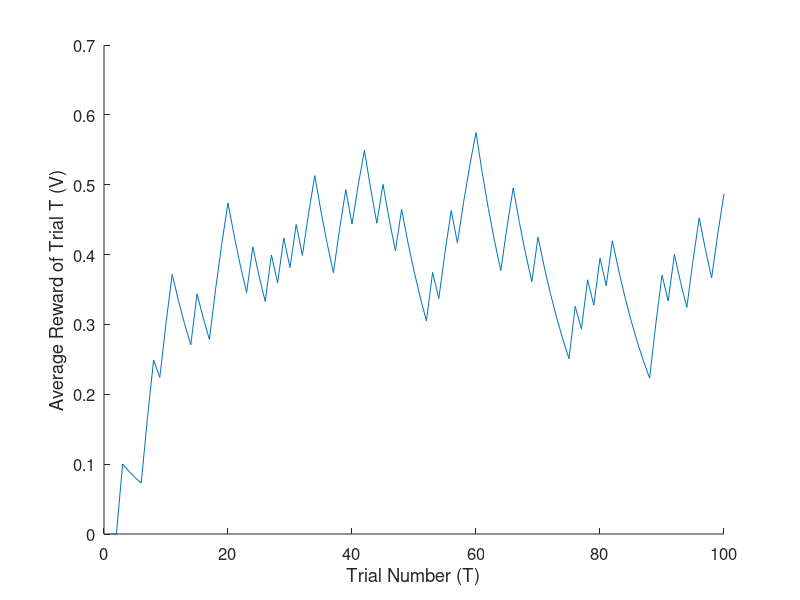
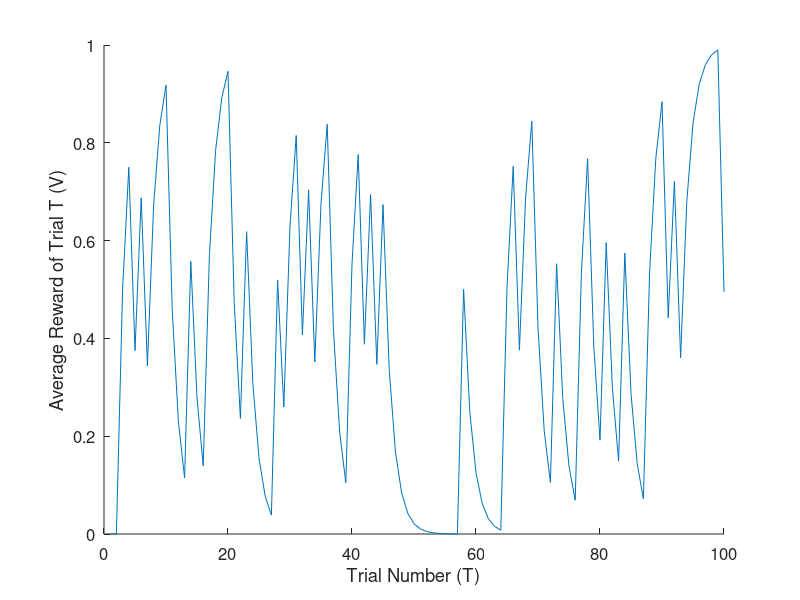
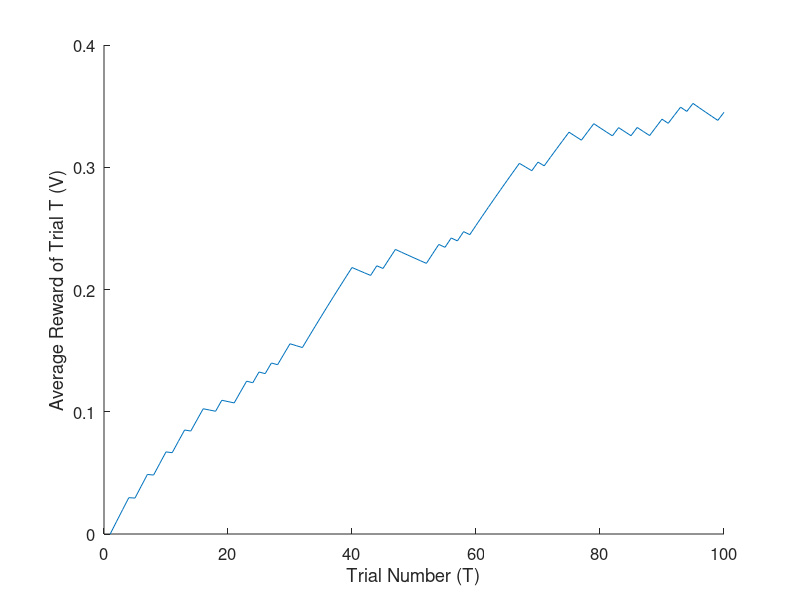
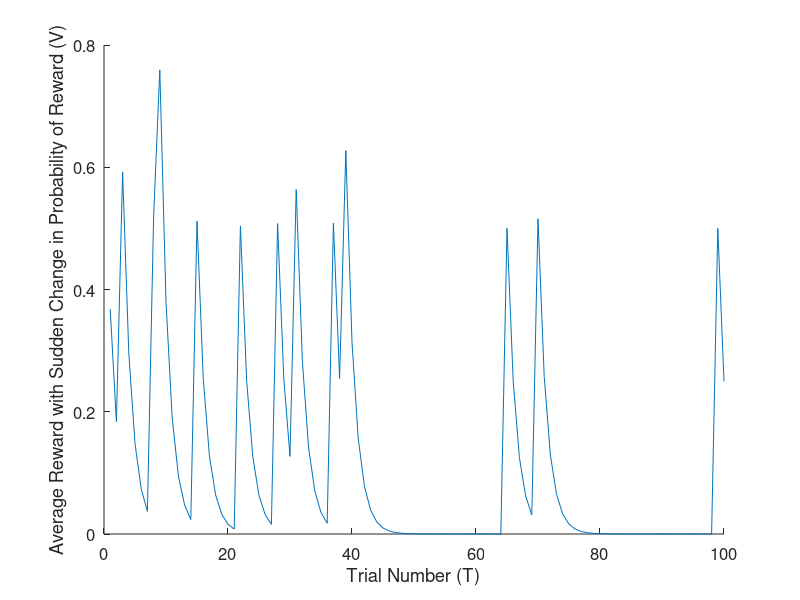

These figures' MATLAB source, in order:
clear
p_reward = 0.5;%probability of reward
p_no_rward = 1 - p_reward;%probability of no reward
T = 100;%trials
alpha = 0.1;
if rand(1) <= p_reward
    V(1) = 1;
else
    V(1) = 0;
end
LR(1) = 1;
for t = 2:T
    if rand(1) <= p_reward
        r(t) = 1;
    else
        r(t) = 0;
    end
    V(t) = V(t-1) + alpha*(r(t) - V(t-1));
    PE(t) = r(t) - V(t-1);
    LR(t) = 1/t;
end
figure(1); clf; hold on;
plot(V)
xlabel('Trial Number (T)')
ylabel('Average Reward of Trial T (V)')
%xlim([0.5 0.8])
set(gca, 'fontsize', 12)
%saveFigurePdf(gcf, '~/Documents/MATLAB/Assignment_02/q3_fig1.pdf')
saveas(figure(1),'fig1_question3_A04_alpha_point_1.pdf')


alpha = 0.5;
if rand(1) <= p_reward
    V(1) = 1;
else
    V(1) = 0;
end
LR(1) = 1;
for t = 2:T
    if rand(1) <= p_reward
        r(t) = 1;
    else
        r(t) = 0;
    end
    V(t) = V(t-1) + alpha*(r(t) - V(t-1));
    PE(t) = r(t) - V(t-1);
    LR(t) = 1/t;
end
figure(2); clf; hold on;
plot(V)
xlabel('Trial Number (T)')
ylabel('Average Reward of Trial T (V)')
%xlim([0.5 0.8])
set(gca, 'fontsize', 12)
%saveFigurePdf(gcf, '~/Documents/MATLAB/Assignment_02/q3_fig1.pdf')
saveas(figure(2),'fig2_question3_A04_alpha_point_5.pdf')



alpha = 0.01;
if rand(1) <= p_reward
    V(1) = 1;
else
    V(1) = 0;
end
LR(1) = 1;
for t = 2:T
    if rand(1) <= p_reward
        r(t) = 1;
    else
        r(t) = 0;
    end
    V(t) = V(t-1) + alpha*(r(t) - V(t-1));
    PE(t) = r(t) - V(t-1);
    LR(t) = 1/t;
end
figure(3); clf; hold on;
plot(V)
xlabel('Trial Number (T)')
ylabel('Average Reward of Trial T (V)')
%xlim([0.5 0.8])
set(gca, 'fontsize', 12)
%saveFigurePdf(gcf, '~/Documents/MATLAB/Assignment_02/q3_fig1.pdf')
saveas(figure(3),'fig1_question3_A04_alpha_point_oh_1.pdf')



figure(4); clf; hold on;
alpha = [.5,0.1,.01]
for a = 1:length(alpha)
    T = 10000;
    V(1) = r(1)
    p_reward = 0.5
    for t = 2:T
        if rand(1) <= p_reward
            r(t) = 1;
        else
            r(t) = 0;
        end
        V(t) = V(t-1) + alpha(a)*(r(t) - V(t-1));
        PE(t) = r(t) - V(t-1);
        LR(t) = 1/t;
    end


    p_reward = 0.1;
    for t = 10001:T+100
        if rand(1) <= p_reward
            r(t) = 1;
        else
            r(t) = 0;
        end
        V(t) = V(t-1) + alpha(a)*(r(t) - V(t-1));
        PE(t) = r(t) - V(t-1);
        LR(t) = 1/t;
    end
    
    plot(V(end-99:end))
    xlabel('Trial Number (T)')
    ylabel('Average Reward with Sudden Change in Probability of Reward (V)')
    %xlim([0.5 0.8])
    set(gca, 'fontsize', 12)
    %saveFigurePdf(gcf, '~/Documents/MATLAB/Assignment_02/q3_fig1.pdf')
    saveas(figure(4),'fig4_question3_A04_sudden_change_in_prob.pdf')
end











